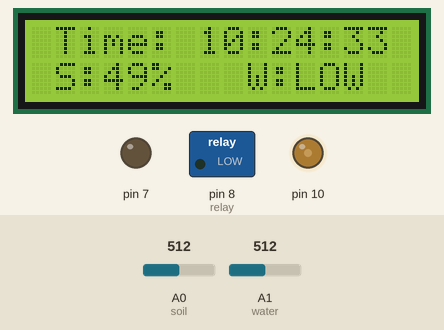
A sketch run on a simulated Arduino Uno, built with avr-gcc and run on an emulated ATmega328P. Parts: 16×2 character LCD, switched loads named in the sketch (green lamp = pin HIGH), output pins drawn as LEDs (lit = HIGH). The test bench sets the inputs (shaded band); at power-on: A1 (water) = 512, A0 (soil) = 512. The local clock reads 2024-03-15 10:24:30 at power-on unless the sketch sets it; pins used as bus, display or sensor lines are not drawn; what the sketch prints to the serial monitor is not drawn.

Above: at 3.2 s.
3.3 s: A1 (water) set to 537
5.5 s: A1 (water) set to 564
At 6.8 s:
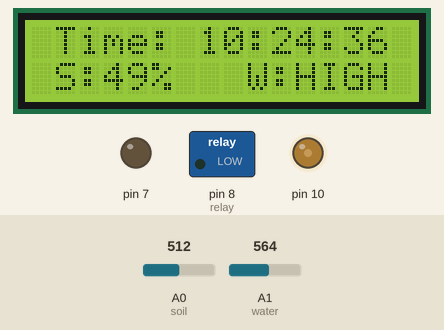
8.5 s: A0 (soil) set to 716
At 9.4 s:
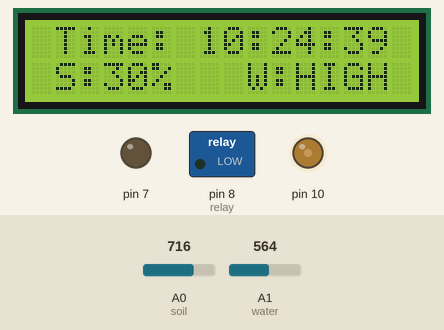
11.5 s: A0 (soil) set to 900
At 12.8 s:
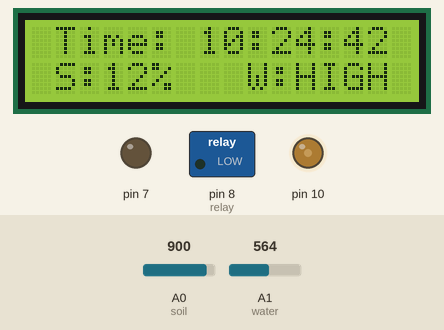
14.5 s: A0 (soil) set to 1023
At 15.8 s:
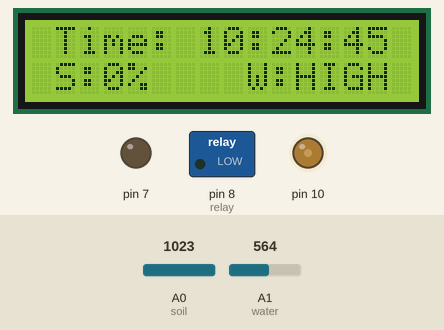
17.5 s: A1 (water) set to 511
At 18.6 s:
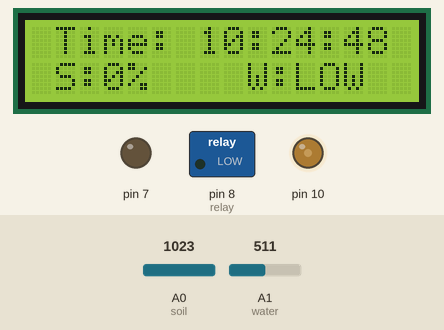
Timing chart, 0 to 20.5 s (numbered marks = the images above; inputs shaded):
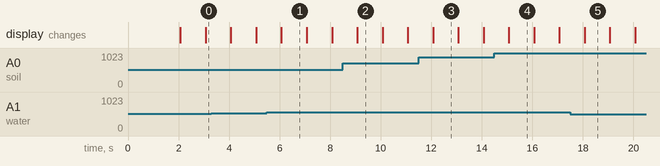

The sketch:

Arduino_Code_Final.ino
```cpp
#include<LiquidCrystal.h>
#include<Wire.h>
#include<TimeLib.h>
#include<DS1307RTC.h>

LiquidCrystal lcd(12, 11, 5, 4, 3, 2);
int cont = 75;

int soil = A0;
int water = A1;
int relay = 8;

const long lcd_t = 1000;
const long wait_t = 108000000;
const long pump_t = 10000;

long pump_c = NULL;
long wait_c = NULL;

long lcd_p = 0;
long wait_p = 0;
long pump_p = 0;

int stat = 0;
int wait_stat = 0;
int pump_stat = 0;

int hrs = 0;
int mins = 0;
int secs = 0;

void setup() {
  Serial.begin(9600);
  analogWrite(10, cont);
  pinMode(relay, OUTPUT);
  pinMode(0, OUTPUT);
  pinMode(1, OUTPUT);
  pinMode(7, OUTPUT);
  lcd.begin(16, 2);
  delay(2000);
  lcd.clear();
}

void time_run() {
  tmElements_t tm;
  if (RTC.read(tm)) {
    hrs = tm.Hour;
    mins = tm.Minute;
    secs = tm.Second;
  }
}

void data_trans() {
  if(moist_ck()>50){
    digitalWrite(0, LOW);
  }
  else if(moist_ck()<=50){
    digitalWrite(0, HIGH);
  }
  if(((analogRead(water) / 550) * 100) > 25){
    digitalWrite(1, LOW);
  }
  else if(((analogRead(water) / 550) * 100) < 25){
    digitalWrite(1, HIGH);
  }
  digitalWrite(7, pump_stat);
}

void LCD() {
  lcd.clear();
  lcd.setCursor(1, 0);
  lcd.print("Time: ");
  lcd.print(int(hrs));
  lcd.print(":");
  lcd.print(int(mins));
  lcd.print(":");
  lcd.print(int(secs));
  Serial.print(hrs);
  Serial.print(":");
  Serial.print(mins);
  Serial.print(":");
  Serial.println(secs);
  lcd.setCursor(1, 1);
  lcd.print("S:");
  Serial.println(moist_ck());
  lcd.print(moist_ck());
  lcd.print("%");
  lcd.setCursor(9, 1);
  lcd.print("W:");
  Serial.println(water_ck());
  lcd.print(water_ck());
}

int moist_ck() {
  return (((1023 - analogRead(soil)) / 1023.00) * 100);
}

String water_ck() {
  int val = (analogRead(water) / 550) * 100;
  if (val > 75) {
    return ("HIGH");
  }
  else if (val > 25) {
    return ("MID");
  }
  else {
    return ("LOW");
  }
}

void pump(long pump_p) {
  pump_c = millis();
  if (pump_c - pump_p >= pump_t) {
    digitalWrite(relay, LOW);
    stat = 0;
    pump_stat=0;
  }
}

void pump_w(long wait_p) {
  wait_c = millis();
  if (wait_c - wait_p >= wait_t) {
    stat = 0;
    wait_stat = 0;
    cond_ck();
  }
}

void cond_ck() {
  stat += 1;
  if (moist_ck() <= 50.00 && wait_stat == 0) {
    if (stat == 1) {
      pump_p = millis();
    }
    stat += 1;
    digitalWrite(relay, HIGH);
    pump_stat = 1;
    pump(pump_p);
  }
  else {
    if (wait_stat == 0) {
      unsigned long wait_p = millis();
    }
    wait_stat = 1;
    pump_w(wait_p);
  }
}

void loop() {
  unsigned long lcd_c = millis();
  if (lcd_c - lcd_p >= lcd_t) {
    lcd_p = lcd_c;
    time_run();
    LCD();
    if ((hrs == 12 && mins == 5 && secs == 00) && stat == 0) {
      cond_ck();
    }
    if (wait_stat == 1) {
      pump_w(wait_p);
    }
    if (pump_stat == 1) {
      pump(pump_p);
    }
    data_trans();
  }
}
```

Measured:
- the behaviour switches between 549 and 550 on A1 (water) (found by bisection; images 0 and 1)
- after the input at 5.5 s, the display: changes after 0.57 s (image 1)
- after the input at 17.5 s, the display: changes after 0.57 s (image 5)
- what the display in image 1 shows lasts 1.0 s, from 6.1 s to 7.1 s
